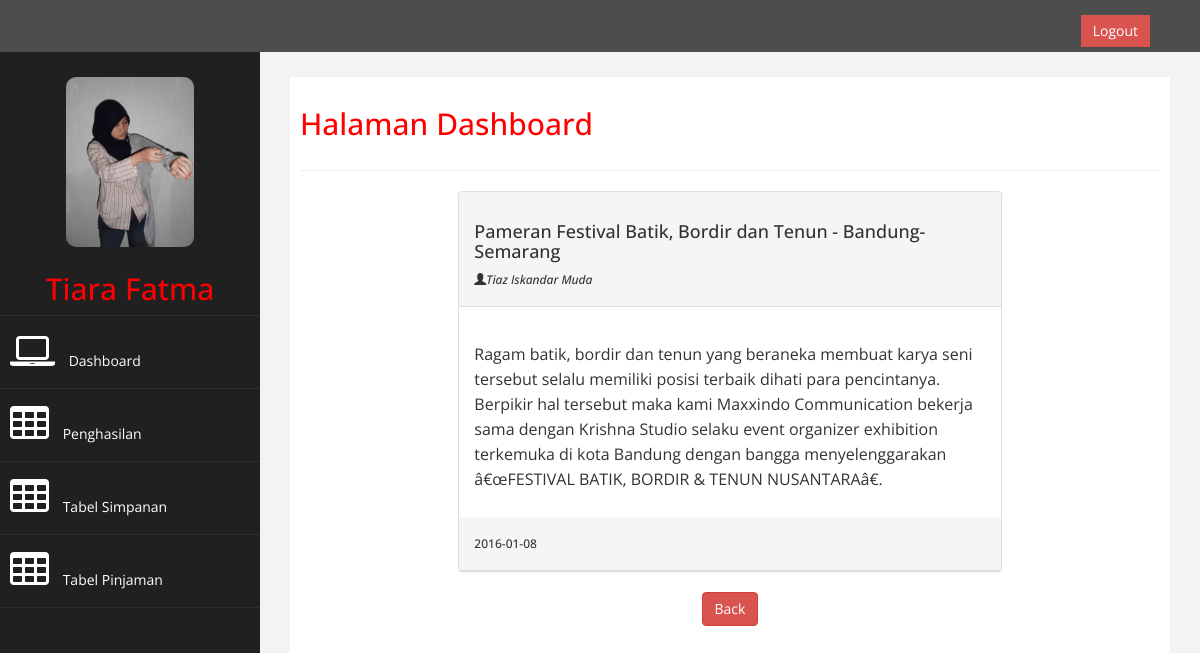
Page /admin/index.php?p=detailPengumuman&id=2 (signed in) on the committed database.
### tables this page shows
CREATE TABLE IF NOT EXISTS `addanggota` (
  `id` int(11) NOT NULL AUTO_INCREMENT,
  `nama` varchar(30) NOT NULL,
  `tempat` varchar(20) NOT NULL,
  `tanggal` date NOT NULL,
  `alamat` varchar(254) NOT NULL,
  `telepon` varchar(15) NOT NULL,
  `email` varchar(50) NOT NULL,
  `kdpos` int(5) NOT NULL,
  `agama` varchar(10) NOT NULL,
  `sex` varchar(15) NOT NULL,
  `foto` text NOT NULL,
  `username` varchar(50) NOT NULL,
  `password` varchar(254) NOT NULL,
  `status` varchar(50) NOT NULL,
  `idKop` varchar(8) NOT NULL,
  PRIMARY KEY (`id`)
);

CREATE TABLE IF NOT EXISTS `pengumuman` (
  `id` int(11) NOT NULL AUTO_INCREMENT,
  `judul` varchar(100) NOT NULL,
  `isi` text NOT NULL,
  `author` varchar(100) NOT NULL,
  `date` date NOT NULL,
  PRIMARY KEY (`id`)
);

### lib/connection.php (called while the page is built)
<?php
class Connection {
	function __construct (){
		$host='localhost';
		$data='gkbi_db';
		$user='root';
		$pass='';
		try{
			$this->DBH = new PDO ("mysql:dbname=$data; host=$host;",$user, $pass);
		}catch(PDOException $e){
			echo $e->getMessage();
		}
	}
}
?>

### lib/function.php (called while the page is built, shortened)
<?php
include "connection.php";
	class fungsiku extends Connection {
		function getData($id){
			$stmt = $this->DBH->prepare('select * from addAnggota where id=?');
			$stmt->execute(array($id));
			return $stmt->fetch();
		}
		function EditPengumuman($id){
			$stmt = $this->DBH->prepare('select * from pengumuman where id=?');
			$stmt->execute(array($id));
			return $stmt->fetch();
		}
	}
	    $con = new fungsiku();
?>

### admin/inc/detailPengumuman.php (the view)
<?php
   require_once "../lib/function.php";
       $data=$con->EditPengumuman($_GET['id']);
?>
       <div id="page-wrapper" >
           <div id="page-inner">
               <div class="row">
                   <div class="col-md-12">
                    <h2>Halaman Dashboard</h2>
                   </div>
               </div>
                 <hr />
                   <div class="col-md-2">
                   </div>
                   <div class="col-md-8">
                       <div class="panel panel-default">
                           <div class="panel-heading">
                               <h4><?php echo $data['judul']; ?></h4>
                               <h6><i class="glyphicon glyphicon-user"></i><em><?php echo $data['author'] ?></em></h6>
                           </div>
                           <div class="panel-body">
                               <p>
                                   <?php echo $data['isi']; ?>
                               </p>
                           </div>
                           <div class="panel-heading">
                               <h6><?php echo $data['date']; ?></h6>
                           </div>
                       </div>
                       <center><button class="btn btn-danger" onClick="history.go(-1)">Back</button></center>
                   </div>
           </div>
       </div>

### admin/index.php (shortened to what this page needs)
<!DOCTYPE html>
<?php
if(isset($_COOKIE['status'])!=null && $_COOKIE['status'] == 'Super Admin' || $_COOKIE['status'] == 'Admin' || $_COOKIE['status'] == 'Anggota'){
?>
<html xmlns="http://www.w3.org/1999/xhtml">
<head>
    <link href="assets/css/bootstrap.css" rel="stylesheet" />
    <link href="assets/css/font-awesome.css" rel="stylesheet" />
    <link href="assets/js/morris/morris-0.4.3.min.css" rel="stylesheet" />
    <link href="assets/css/custom.css" rel="stylesheet" />
</head>
<body>
    <div id="wrapper">
        <nav class="navbar navbar-default navbar-cls-top " role="navigation" style="margin-bottom: 0">
  <div style="color: white; padding: 15px 50px 5px 50px; float: right; font-size: 16px;"> &nbsp; <a href="logout.php" class="btn btn-danger square-btn-adjust">Logout</a> </div>
        </nav>
		<?php
        include "inc/mainMenu.php";
		$menu=$_GET['p'];
            switch($menu){
                case 'detailPengumuman':
                    include "inc/detailPengumuman.php";
                    break;
			}
		?>
        </div>
</body>
</html>
<?php
    }else{
       header('location:login.php?err=nologin');
    }
?>

### admin/inc/mainMenu.php (shortened to what this page needs)
<?php
    require_once "../lib/function.php";
    $id=$_COOKIE['id'];
    $data=$con->getData($id);
?>
          <nav class="navbar-default navbar-side" role="navigation">
            <div class="sidebar-collapse">
                <ul class="nav" id="main-menu">
					<li class="text-center">
						<img src="inc/photo/<?php echo $data['foto']; ?>" class="user-image img-responsive"/>
						<?php echo "<h2>$_COOKIE[nama]</h2>"; ?>
					</li>
					<?php if ($_COOKIE['status']=='Super Admin'){ ?>
                    <li>
                        <a href="index.php?p=home"><i class="fa fa-laptop fa-3x"></i> Dashboard</a>
                    </li>
                    <li>
                        <a href="index.php?p=pengumuman"><i class="fa fa-warning fa-3x"></i> Pengumuman</a>
                    </li>
                    <li>
                        <a href="index.php?p=addProduk"><i class="fa fa-cloud fa-3x"></i> Produk</a>
                    </li>
					<li>
							<a href="#"><i class="fa fa-sitemap fa-3x"></i> Data Admin<span class="fa arrow"></span></a>
                                <ul class="nav nav-third-level">
                                    <li>
                                        <a href="index.php?p=addAdmin">Tambah Admin</a>
                                    </li>
                                    <li>
                                        <a href="index.php?p=tAdmin">Table Admin</a>
                                    </li>
                                </ul>
                            </li>
                            <li>
                                <a href="#"><i class="fa fa-sitemap fa-3x"></i> Data Koperasi<span class="fa arrow"></span></a>
                                <ul class="nav nav-third-level">
                                    <li>
                                        <a href="index.php?p=addKoperasi">Tambah Koperasi</a>
                                    </li>
                                    <li>
                                        <a href="index.php?p=tKoperasi">Daftar Koperasi</a>
                                    </li>
                                </ul>
                            </li>
                    <?php
                        }else if ($_COOKIE['status']=='Anggota'){
                     ?>
                    <li>
                        <a href="index.php?p=home"><i class="fa fa-laptop fa-3x"></i> Dashboard</a>
                    </li>
                    <li>
                        <a href="index.php?p=penghasilan"><i class="fa fa-table fa-3x"></i> Penghasilan</a>
                    </li>
                    <li>
                        <a href="index.php?p=simpananAnggota"><i class="fa fa-table fa-3x"></i> Tabel Simpanan</a>
                    </li>
                    <li>
                        <a href="index.php?p=tPinjaman"><i class="fa fa-table fa-3x"></i> Tabel Pinjaman</a>
                    </li>
                    <?php
                        }
                    ?>
                </ul>
            </div>
        </nav>

### admin/assets/css/custom.css (style rules this page uses)
body { font-family: 'Open Sans', sans-serif; }
#wrapper { width: 100%; background:#202020; }
#page-wrapper { padding: 15px 15px; min-height: 600px; background:#F3F3F3; }
#page-inner { width:100%; margin:10px 20px 10px 0px; background-color:#fff!important; padding:10px; min-height:1200px; }
.text-center { text-align:center; }
h2 { color: #f00; }
h4 { padding-top:10px; }
.square-btn-adjust { border: 0px solid transparent; -webkit-border-radius: 0px; -moz-border-radius: 0px; border-radius: 0px; }
p { font-size:16px; line-height:25px; padding-top:20px; }
.user-image { margin: 25px auto; -webkit-border-radius: 10px; -moz-border-radius: 10px; border-radius: 10px; max-height:170px; max-width:170px; }
.sidebar-collapse , .sidebar-collapse .nav { background:none; }
.sidebar-collapse .nav { padding:0; }
.sidebar-collapse .nav > li > a { color:#fff; background:#202020; text-shadow:none; }
.sidebar-collapse > .nav > li > a { padding:15px 10px; }
.sidebar-collapse > .nav > li { border-bottom: 1px solid rgba(107, 108, 109, 0.19); }
.navbar-side { border:none; background-color: #202020; }
.navbar-cls-top { background:#4D4D4D; border-bottom:none; }
.navbar-default { border:0px solid black; }
.nav > li > a > i { margin-right:10px; }
@media (min-width:768px) { #page-wrapper { margin: 0 0 0 260px; padding: 15px 30px; min-height: 1200px; } }
@media (min-width:768px) { .navbar-side { z-index: 1; position: absolute; width: 260px; } }
@media (min-width:768px) { .navbar { border-radius: 0px; } }

### rows in the picture
addanggota: foto (picture)
pengumuman: judul "Pameran Festival Batik, Bordir dan Tenun - Bandung-Semarang", author "Tiaz Iskandar Muda", isi "Ragam batik, bordir dan tenun yang beraneka membuat karya seni tersebut selalu memiliki posisi terbaik dihati para pencintanya. Berpikir hal tersebut maka kami Maxxindo Communication bekerja sama dengan Krishna Studio selaku event organizer exhibition terkemuka di kota Bandung dengan bangga menyelenggarakan â€œFESTIVAL BATIK, BORDIR & TENUN NUSANTARAâ€.", date "2016-01-08"

### other values in the picture
$_COOKIE[nama] "Tiara Fatma"
